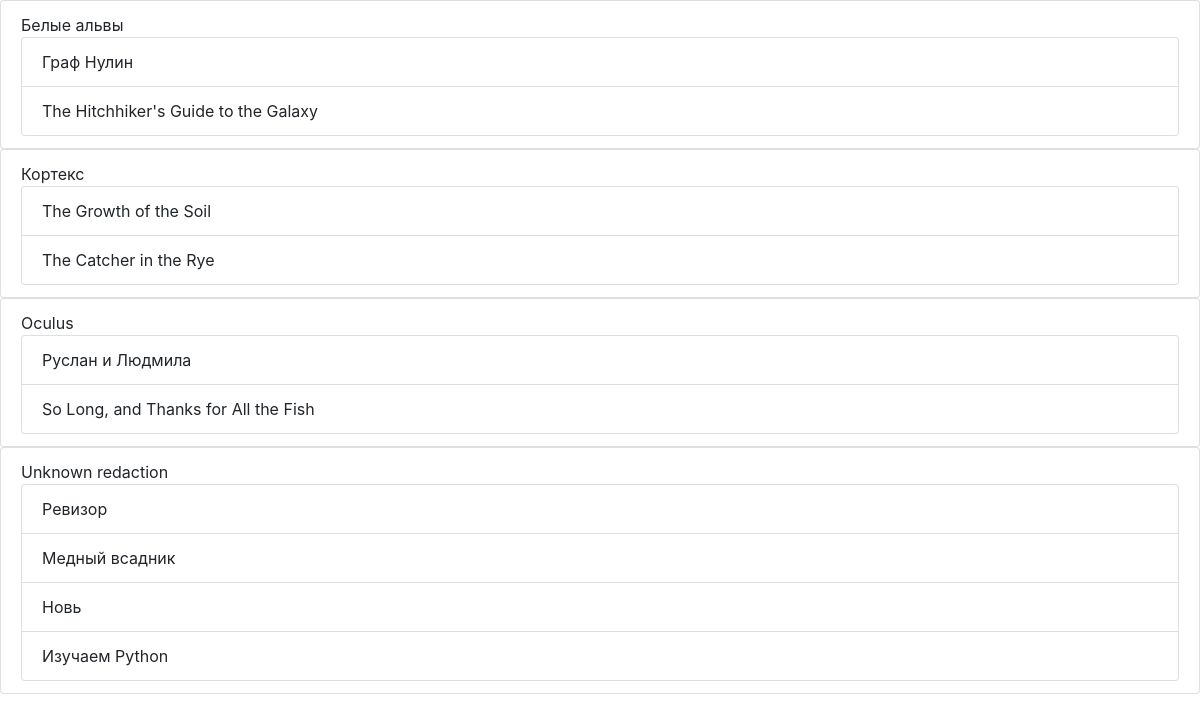
The page /publishing_house/ on the database its author committed.
### p_library/models.py (models this page shows, shortened)
class PublishingHouse(models.Model):
    apellation = models.CharField(max_length=100)

class Book(models.Model):
    ISBN = models.CharField(max_length=13)
    title = models.TextField()
    description = models.TextField()
    year_release = models.SmallIntegerField()
    authors = models.ManyToManyField(
        Author,
        through='Inspiration',
        through_fields=('book', 'author'),
    )
    copy_count = models.SmallIntegerField(null = True)
    price = models.DecimalField(max_digits=7, decimal_places=2)
    publishing_house = models.ForeignKey(PublishingHouse, on_delete=models.CASCADE, blank=True, null=True, related_name='books')

### p_library/views.py (the view)
# urls.py: path('publishing_house/', views.publishing_house),
def publishing_house(request):
    template = loader.get_template('publishing_house.html')
    publishing_houses = PublishingHouse.objects.all()
    data = {
        "publishing_houses": publishing_houses,
    }
    return HttpResponse(template.render(data, request))

### p_library/templates/publishing_house.html (shortened to what this page needs)
<!DOCTYPE html>
<html lang="en">
<head>
    <link rel="stylesheet" href="https://stackpath.bootstrapcdn.com/bootstrap/4.3.1/css/bootstrap.min.css">
</head>
<body>
    {% for publishing_house in publishing_houses %}
        <ul class="list-group">
            <li class="list-group-item">
                {{ publishing_house.apellation }}
                <ul class="list-group">
                    {% for book in publishing_house.books.all %}
                        <li class="list-group-item"> {{ book.title }}</li>
                    {% endfor %}
                </ul>
            </li>
        </ul>
    {% endfor %}
</body>
</html>

### rows shown on the page
PublishingHouse: apellation "Белые альвы"
Book: title "Граф Нулин"
Book: title "The Hitchhiker's Guide to the Galaxy"
PublishingHouse: apellation "Кортекс"
Book: title "The Growth of the Soil"
Book: title "The Catcher in the Rye"
PublishingHouse: apellation "Oculus"
Book: title "Руслан и Людмила"
Book: title "So Long, and Thanks for All the Fish"
PublishingHouse: apellation "Unknown redaction"
Book: title "Ревизор"
Book: title "Медный всадник"
Book: title "Новь"
Book: title "Изучаем Python"
